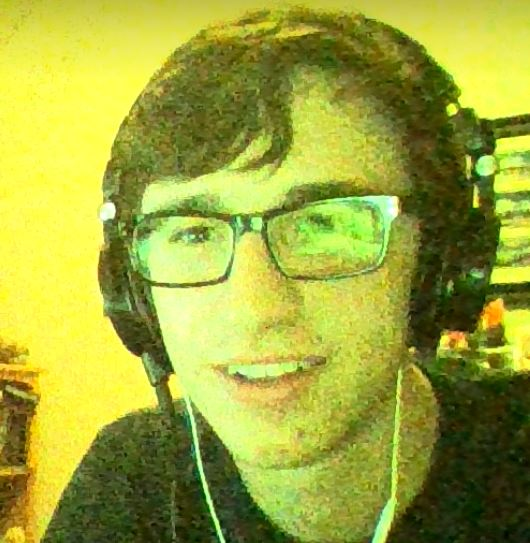
%> input picture test.JPG, 530 x 543 px
$ octave imageProcessingTest.m   (GNU Octave 9; MATLAB toolbox functions it lacks are replaced by stand-ins)
%> lines starting %> are read from the running program, lines starting %| are printed output that depends on the picture
%the purpose of this script is to test differnt image processing functions
%   for later application in lucas kanade optical flow method
%   last modified by Eric Johnson on 6/7/16
clc; clear all
close all


gRGB = imread('test.jpg');
%> gRGB is the input picture: size 543x530x3 uint8; mean R, G, B 158.9, 167.1, 58.7
g = rgb2gray(gRGB);
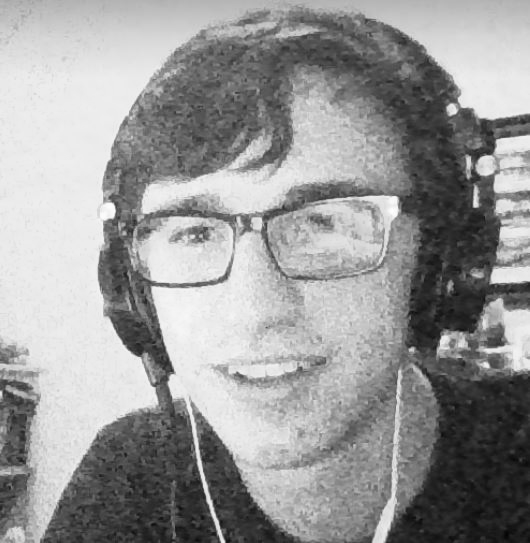
%> g: size 543x530 uint8; min 3, max 255, mean 152.3
subplot(1,4,1) , imshow(g)
info = imfinfo('test.jpg')
% adds noise
for p=1:250
   for q=1:374
     g(q,p) = g(q,p) + 10*randn(1);
   end
end
subplot(1,4,2), imshow(g)


%smoothing using average filter

for p=3:248
    for q=3:372
        sum = 0;
        for x=-2:2
            for y=-2:2
                sum=double(g(q+y,p+x))+sum;
            end
        end
        gFiltered(q,p) = round((1/25)*sum);
    end
end
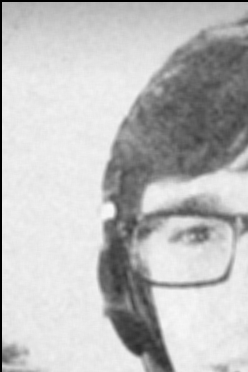
%> gFiltered: size 372x248 double; min 0, max 249, mean 189.2
subplot(1,4,3), imshow(mat2gray(gFiltered))


g1 = [1, 4,  7,  4,  1];
g2 = [4, 16, 26, 16, 4];
g3 = [7, 26, 41, 26, 7];
g4 = [4, 16, 26, 16, 4];
g5 = [1, 4,  7,  4,  1];
guassMask = [g1; g2; g3; g4; g5];
guassMask = (1/273)*guassMask;
%> (the run ends here)
